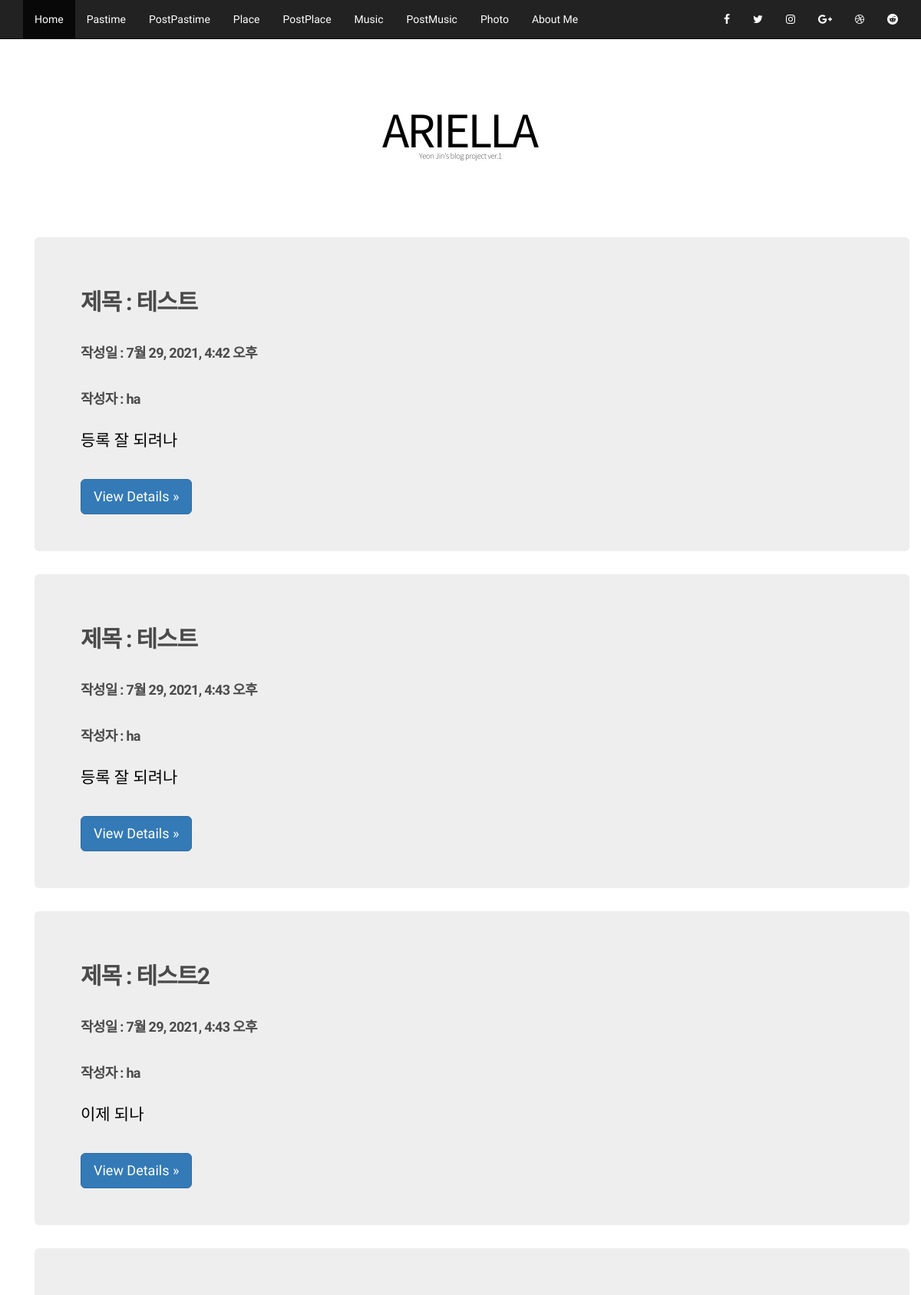
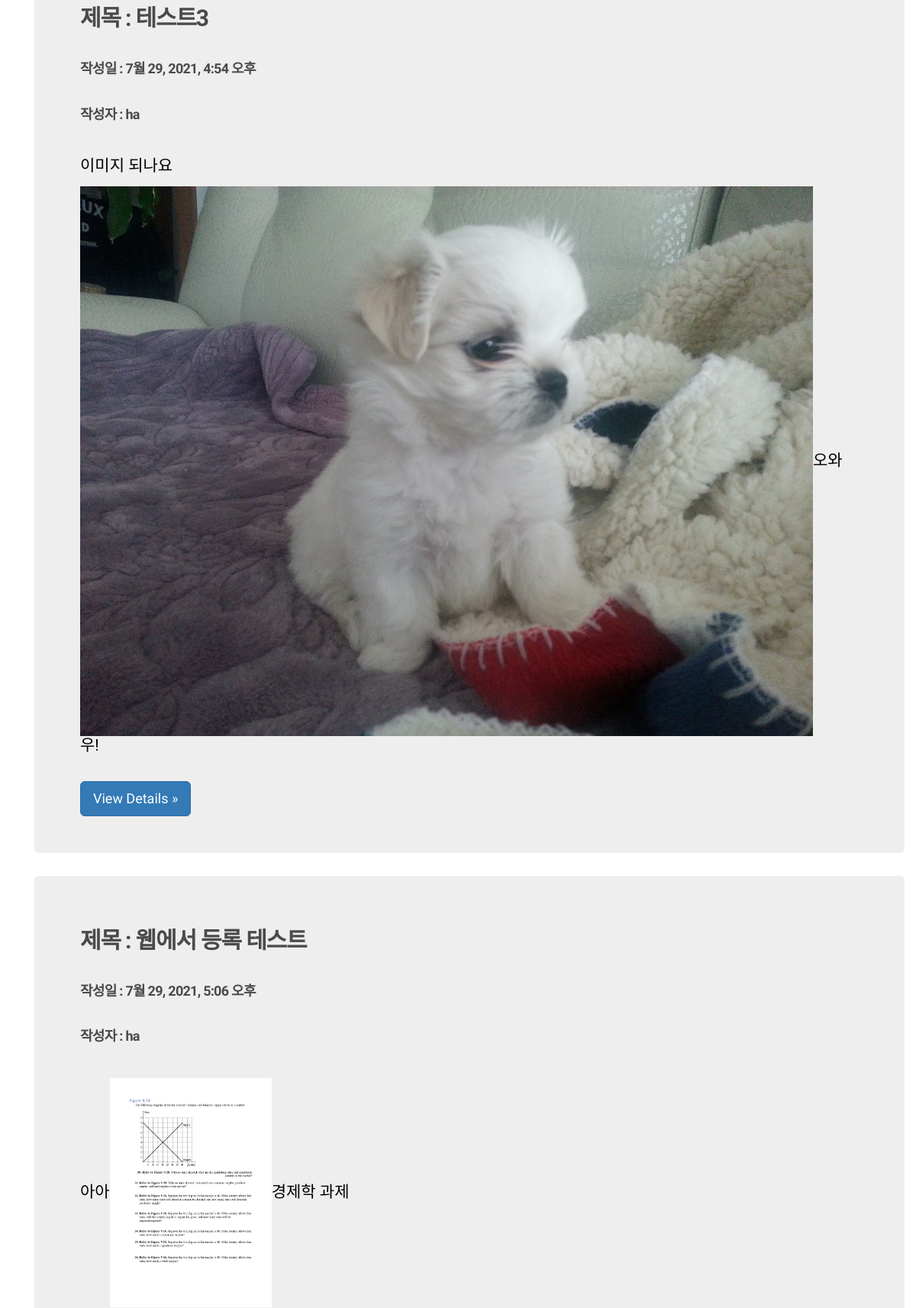
The app's page /postmain/ (upper part) with its own data (2 pictures, top to bottom).
### blog/models.py (models this page shows)
class Blog(models.Model):
    title = models.CharField(max_length=50)
    pub_date = models.DateTimeField(auto_now_add=True)
    author = models.ForeignKey(User, on_delete=models.SET_NULL, null=True, default=1)
    content = RichTextUploadingField(null=True)

### blog/views.py (the view)
# urls.py: path('postmain/', views.postmain, name='postmain'),
def postmain(request):
    blogs = Blog.objects.all()
    return render(request, 'postmain.html', {'blogs': blogs})

### blog/templates/postmain.html
{% extends 'base.html' %}
{% load static %}
{% block contents %}
<section>
{% block content %}
    <br>
    {% for blog in blogs %}
        <main role="main" class="container">
            <div class="jumbotron">
                <h2>제목 : {{ blog.title }}</h2>
                <br>
                <h4>작성일 : {{ blog.pub_date }}</h4>
                <br>
                <h4>작성자 : {{ blog.author }}</h4>
                <br>
                <p class="lead">{{ blog.content | safe }}</p>
                <br>
                <a class="btn btn-lg btn-primary" href="#" role="button">View Details &raquo;</a>
            </div>
        </main>
    {% endfor %}
{% endblock %}
</section>
{% endblock %}

### blog/static/css/style.css (style rules this page uses)
body { font-family: "Raleway", Sans-serif; -webkit-font-smoothing: antialiased; }
h1, h2, h3, h4, h5, h6 { letter-spacing: -0.04em; font-weight: 700; font-style: normal; font-family: "Raleway", Sans-serif; color: #4A4A4A; }
p { font-family: 'Raleway', sans-serif; font-size: 15px; font-weight: 400; line-height: 24px; color: #000; }
img { max-width: 100%; height: auto; }
a { color: #4A4A4A; }
a, a:hover, a:focus, a:active, a.active { outline: 0; text-decoration: none; }
section { padding-bottom: 60px; }

### records on screen
Blog: title "테스트", pub_date "7월 29, 2021, 4:42 오후", author "ha", content "등록 잘 되려나"
Blog: title "테스트", pub_date "7월 29, 2021, 4:43 오후", author "ha", content "등록 잘 되려나"
Blog: title "테스트2", pub_date "7월 29, 2021, 4:43 오후", author "ha", content "이제 되나"
Blog: title "테스트3", pub_date "7월 29, 2021, 4:54 오후", author "ha", content "이미지 되나요 오와우!", content (picture)
Blog: title "웹에서 등록 테스트", pub_date "7월 29, 2021, 5:06 오후", author "ha", content "아아 경제학 과제", content (picture)
